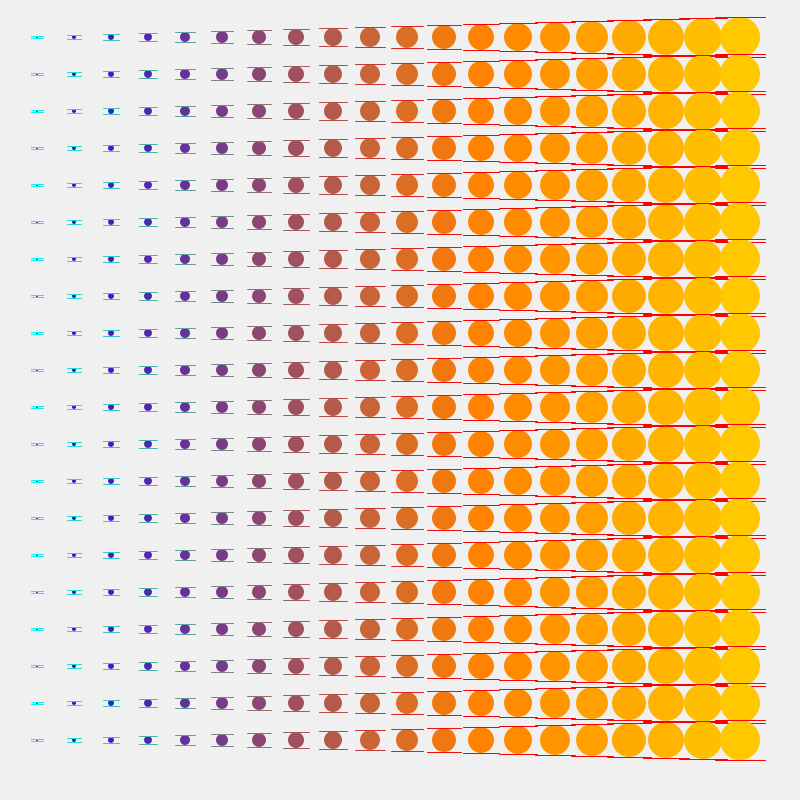
Frame 1 (no input)
Frame 60 (the mouse pressed at the canvas centre just before this capture): identical to frame 1, image omitted
Frame 120 (the mouse held since frame 60 and released just before this capture): identical to frame 1, image omitted

The Processing sketch that drew this single still picture (run headless with seeded random() and noise(); from frame 60 on, the mouse is pressed at the canvas centre):

// Processing sketch: s0800DobleForLoop_4ArgumentosFuncion
// ── s0800DobleForLoop_4ArgumentosFuncion.pde
int cols, filas, c;
int margen;

void setup() {
  size(800, 800);
  smooth();
  cols = 20;
  filas = 20;
  margen = 50;
  
}

void draw() {
  background(240);
  for (int i = 1; i <= cols; i++) {
    for (int j = 1; j <= filas; j++) {
      //función con >= 4 argumentos
      //fn(int x, int y, int tm, color c)
      fn(i * ((width-margen)/cols), j * ((height-margen)/filas), i, i*20);
    }
  }
}


void keyPressed(){
  if(key == ' '){
    filas ++;
  }
}




// ── fn.pde
void fn(int x, int y, int tm, int c){
  

  fill(c, c * 0.5, 255 - c);
//  fill(c);
  noStroke();
  ellipse(x, y, tm*2, tm*2);
  
  stroke(c, 255-c, 255-c);
  strokeWeight(1);
  line(x - (tm + 5), y - tm, x + (tm + 5), y - tm);
  line(x - (tm + 5), y + tm, x + (tm + 5), y + tm);
  
}
